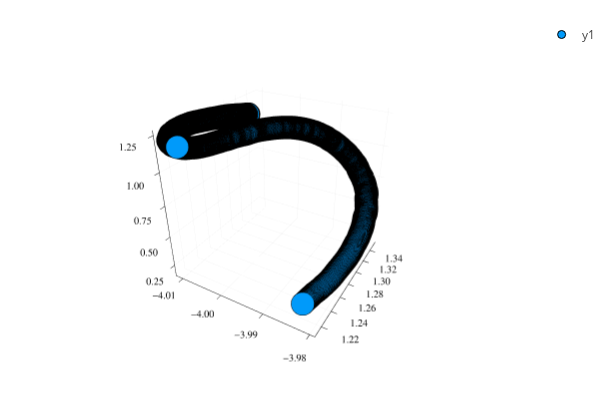

The notebook cell saved with this chart:
### Code cell
ExampleInputDF = CSV.read("processed_data/merged_2021-02-03-13-43-38_seg_1.csv", DataFrame)
names(ExampleInputDF)
# convert(Matrix, ExampleInputDF[!, ["pos x","pos y","pos z"]])
# scatter(Matrix(ExampleInputDF[!, ["pos x","pos y","pos z"]]))
scatter(ExampleInputDF[!, "pos x"],ExampleInputDF[!, "pos y"],ExampleInputDF[!, "pos z"])

### Figure 1 — Plotly figure (JSON) as saved in the notebook; plotly's stock layout.template omitted (floating-point values rounded to 4 significant figures; data arrays with more than 128 entries replaced by an {"elided": "..."} marker saying what was removed)
{"data": [{"colorbar": {"title": ""}, "legendgroup": "y1", "marker": {"color": "rgba(0, 154, 250, 1.000)", "line": {"color": "rgba(0, 0, 0, 1.000)", "width": 1}, "size": 8, "symbol": "circle"}, "mode": "markers", "name": "y1", "scene": "scene", "showlegend": true, "type": "scatter3d", "x": {"elided": "1008 float values"}, "xaxis": "x", "y": {"elided": "1008 float values"}, "yaxis": "y", "z": {"elided": "1008 float values"}, "zaxis": "z", "zmax": null, "zmin": null}], "layout": {"annotations": [], "height": 400, "legend_position": {"bgcolor": "rgba(255, 255, 255, 1.000)", "bordercolor": "rgba(0, 0, 0, 1.000)", "borderwidth": 1, "font": {"color": "rgba(0, 0, 0, 1.000)", "family": "sans-serif", "size": 11}, "title": {"font": {"color": "rgba(0, 0, 0, 1.000)", "family": "sans-serif", "size": 15}, "text": ""}, "tracegroupgap": 0, "traceorder": "normal", "x": 1, "xanchor": "auto", "y": 1, "yanchor": "auto"}, "margin": {"b": 20, "l": 0, "r": 0, "t": 20}, "paper_bgcolor": "rgba(255, 255, 255, 1.000)", "plot_bgcolor": "rgba(255, 255, 255, 1.000)", "scene": {"camera": {"eye": {"x": 1.126, "y": -1.95, "z": 1.3}}, "domain": {"x": [0.06582, 0.9934], "y": [0.03762, 0.9902]}, "xaxis": {"gridcolor": "rgba(0, 0, 0, 0.100)", "gridwidth": 0.5, "linecolor": "rgba(0, 0, 0, 1.000)", "mirror": false, "range": [-4.012, -3.979], "showgrid": true, "showline": true, "showticklabels": true, "tickangle": 0, "tickcolor": "rgb(0, 0, 0)", "tickfont": {"color": "rgba(0, 0, 0, 1.000)", "family": "sans-serif", "size": 11}, "tickmode": "array", "ticks": "inside", "ticktext": ["−4.01", "−4.00", "−3.99", "−3.98"], "tickvals": [-4.01, -4, -3.99, -3.98], "title": "", "titlefont": {"color": "rgba(0, 0, 0, 1.000)", "family": "sans-serif", "size": 15}, "type": "-", "visible": true, "zeroline": false, "zerolinecolor": "rgba(0, 0, 0, 1.000)"}, "yaxis": {"gridcolor": "rgba(0, 0, 0, 0.100)", "gridwidth": 0.5, "linecolor": "rgba(0, 0, 0, 1.000)", "mirror": false, "range": [1.208, 1.357], "showgrid": true, "showline": true, "showticklabels": true, "tickangle": 0, "tickcolor": "rgb(0, 0, 0)", "tickfont": {"color": "rgba(0, 0, 0, 1.000)", "family": "sans-serif", "size": 11}, "tickmode": "array", "ticks": "inside", "ticktext": ["1.22", "1.24", "1.26", "1.28", "1.30", "1.32", "1.34"], "tickvals": [1.22, 1.24, 1.26, 1.28, 1.3, 1.32, 1.34], "title": "", "titlefont": {"color": "rgba(0, 0, 0, 1.000)", "family": "sans-serif", "size": 15}, "type": "-", "visible": true, "zeroline": false, "zerolinecolor": "rgba(0, 0, 0, 1.000)"}, "zaxis": {"gridcolor": "rgba(0, 0, 0, 0.100)", "gridwidth": 0.5, "linecolor": "rgba(0, 0, 0, 1.000)", "mirror": false, "range": [0.1517, 1.283], "showgrid": true, "showline": true, "showticklabels": true, "tickangle": 0, "tickcolor": "rgb(0, 0, 0)", "tickfont": {"color": "rgba(0, 0, 0, 1.000)", "family": "sans-serif", "size": 11}, "tickmode": "array", "ticks": "inside", "ticktext": ["0.25", "0.50", "0.75", "1.00", "1.25"], "tickvals": [0.25, 0.5, 0.75, 1, 1.25], "title": "", "titlefont": {"color": "rgba(0, 0, 0, 1.000)", "family": "sans-serif", "size": 15}, "type": "-", "visible": true, "zeroline": false, "zerolinecolor": "rgba(0, 0, 0, 1.000)"}}, "showlegend": true, "width": 600}}
